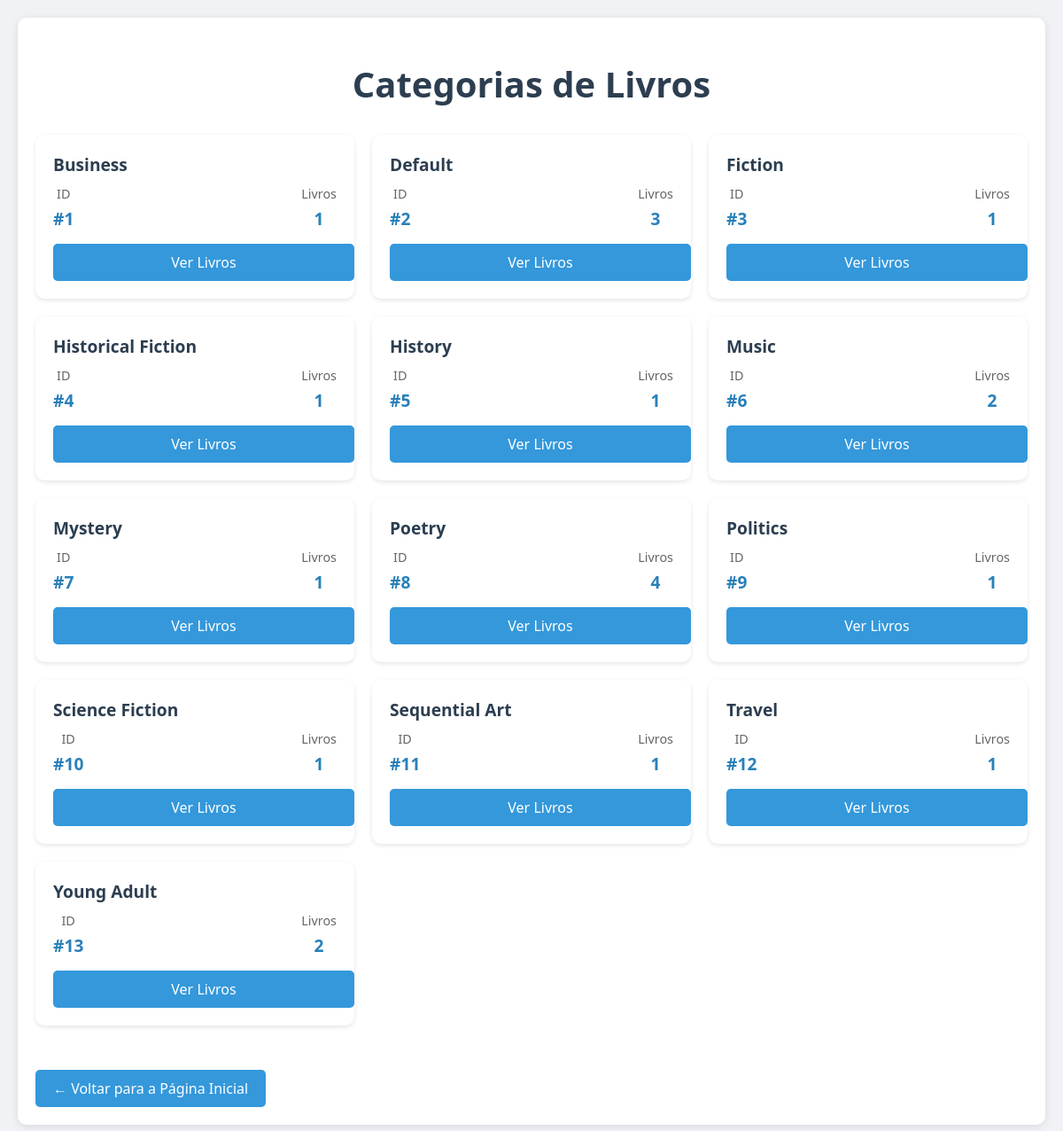
Screenshot of /categorias with the database file from the repository.
### tables this page shows
CREATE TABLE "categorias" (
                id INTEGER PRIMARY KEY AUTOINCREMENT,
                nome TEXT NOT NULL UNIQUE,
                contador_repeticoes INTEGER NOT NULL DEFAULT 0
            );

### app.py (the view)
@app.route('/categorias')
def categorias():
    try:
        conn = conectar_banco()
        if not conn:
            abort(500)
        cursor = conn.cursor()
        cursor.execute('''
            SELECT c.id, c.nome, c.contador_repeticoes,
                   COUNT(l.id) as total_livros
            FROM categorias c
            LEFT JOIN livros l ON c.id = l.categoria_id
            GROUP BY c.id, c.nome, c.contador_repeticoes
            ORDER BY c.nome ASC
        ''')
        categorias = cursor.fetchall()
        conn.close()
        return render_template('categorias.html', categorias=categorias)
    except Exception as e:
        print(f"Erro na rota categorias: {e}")
        abort(500)

### app.py (called while the page is built)
def conectar_banco():
    try:
        conn = sqlite3.connect(DB_PATH)
        conn.row_factory = sqlite3.Row
        return conn
    except Exception as e:
        print(f"Erro ao conectar ao banco de dados: {e}")
        return None

### templates/categorias.html (shortened to what this page needs)
<!DOCTYPE html>
<html lang="pt-br">
<head>
</head>
<body>
    <div class="container">
        <h1>Categorias de Livros</h1>
        {% if categorias %}
        <div class="categories-grid">
            {% for categoria in categorias %}
            <div class="category-card">
                <h2 class="category-name">{{ categoria.nome }}</h2>
                <div class="category-stats">
                    <div class="stat">
                        <div class="stat-label">ID</div>
                        <div class="stat-value">#{{ categoria.id }}</div>
                    </div>
                    <div class="stat">
                        <div class="stat-label">Livros</div>
                        <div class="stat-value">{{ categoria.contador_repeticoes }}</div>
                    </div>
                </div>
                <a href="/livros/categoria/{{ categoria.id }}" class="view-books">Ver Livros</a>
            </div>
            {% endfor %}
        </div>
        {% else %}
        <p>Nenhuma categoria encontrada.</p>
        {% endif %}
        <a href="/" class="back-button">← Voltar para a Página Inicial</a>
    </div>
</body>
</html>

### templates/categorias.html (style rules this page uses)
body { font-family: 'Segoe UI', Tahoma, Geneva, Verdana, sans-serif; margin: 0; padding: 20px; background-color: #f0f2f5; color: #333; }
.container { max-width: 1200px; margin: 0 auto; background-color: white; padding: 20px; border-radius: 10px; box-shadow: 0 2px 10px rgba(0,0,0,0.1); }
h1 { color: #2c3e50; text-align: center; margin-bottom: 30px; font-size: 2.5em; }
.categories-grid { display: grid; grid-template-columns: repeat(auto-fill, minmax(300px, 1fr)); gap: 20px; margin-bottom: 30px; }
.category-card { background-color: white; border-radius: 10px; box-shadow: 0 2px 5px rgba(0,0,0,0.1); padding: 20px; transition: transform 0.3s ease; }
.category-name { color: #2c3e50; font-size: 1.2em; margin: 0 0 10px 0; }
.category-stats { display: flex; justify-content: space-between; margin-bottom: 15px; }
.stat { text-align: center; }
.stat-label { color: #666; font-size: 0.9em; }
.stat-value { color: #2980b9; font-size: 1.2em; font-weight: bold; margin-top: 5px; }
.view-books { display: inline-block; width: 100%; padding: 10px; background-color: #3498db; color: white; text-decoration: none; text-align: center; border-radius: 5px; transition: background-color 0.3s; }
.back-button { display: inline-block; padding: 10px 20px; background-color: #3498db; color: white; text-decoration: none; border-radius: 5px; transition: background-color 0.3s; margin-top: 20px; }

### rows the page displays
categorias: nome "Business", id "1", contador_repeticoes "1"
categorias: nome "Default", id "2", contador_repeticoes "3"
categorias: nome "Fiction", id "3", contador_repeticoes "1"
categorias: nome "Historical Fiction", id "4", contador_repeticoes "1"
categorias: nome "History", id "5", contador_repeticoes "1"
categorias: nome "Music", id "6", contador_repeticoes "2"
categorias: nome "Mystery", id "7", contador_repeticoes "1"
categorias: nome "Poetry", id "8", contador_repeticoes "4"
categorias: nome "Politics", id "9", contador_repeticoes "1"
categorias: nome "Science Fiction", id "10", contador_repeticoes "1"
categorias: nome "Sequential Art", id "11", contador_repeticoes "1"
categorias: nome "Travel", id "12", contador_repeticoes "1"
categorias: nome "Young Adult", id "13", contador_repeticoes "2"
